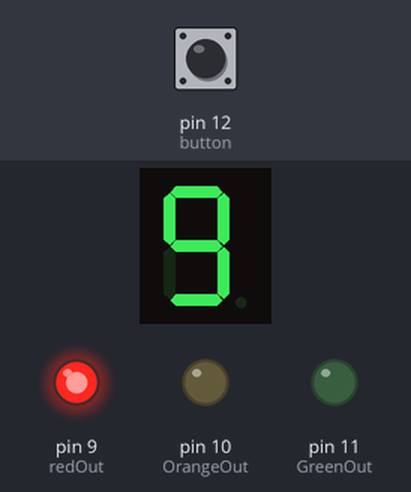
Bench run of a sketch on a simulated Arduino Uno, built with avr-gcc and run on an emulated ATmega328P. On the bench: 1-digit seven-segment display, output pins drawn as LEDs (lit = HIGH). Wiring (inferred from the names in the program): 1-digit 7-segment display, segments lit when HIGH: segments pin 2, pin 3, pin 4, pin 5, pin 6, pin 7, pin 8. The test bench sets the inputs (shaded band); at power-on: pin 12 (button) HIGH. The segment pins are drawn as the display they are named for; pins used as bus, display or sensor lines are not drawn.

Above: at 0.1 s.
At 5.1 s:
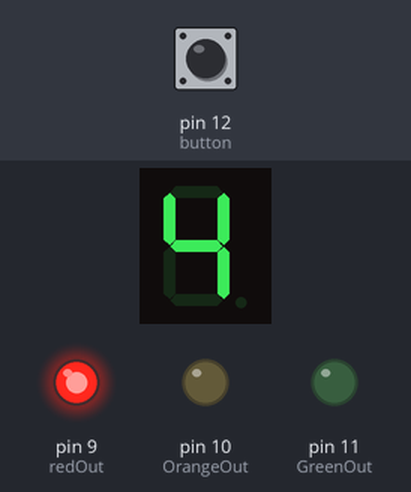
At 10.1 s:
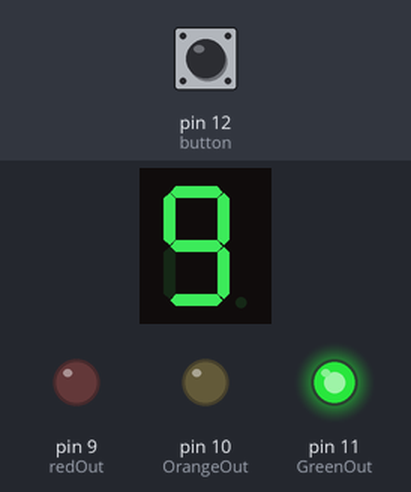
At 20.1 s:
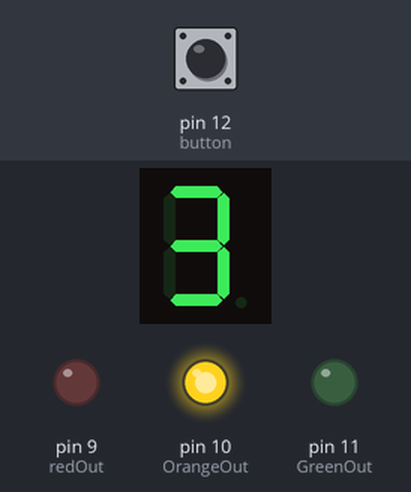
At 30.1 s:
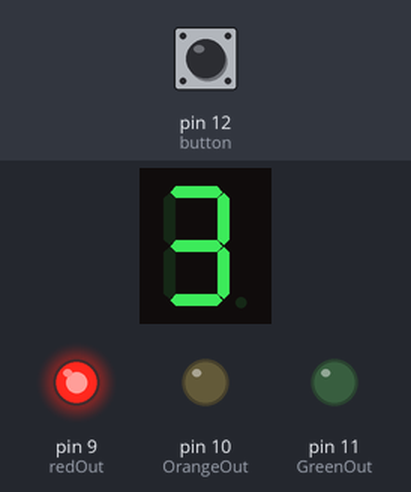
At 39.1 s:
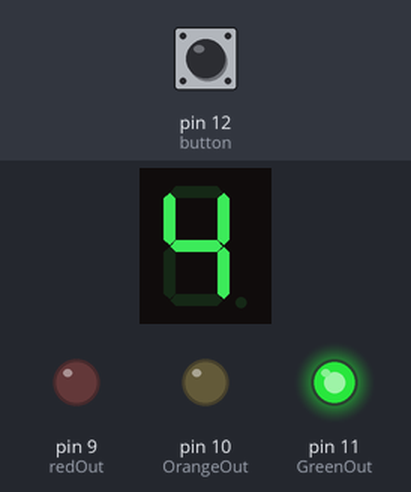
Timing chart, 0 to 40.0 s (numbered marks = the images above):
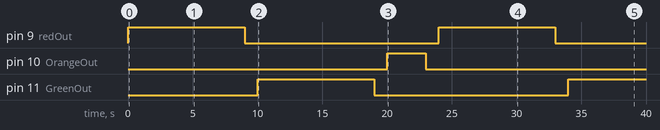

The sketch:

feux_tricolors.ino
```cpp
/*
*Make by Gamer_m2082
*Place file to feux_tricolors directorie
*For connect https://www.tinkercad.com/things/6xv5UWIi2CF-feux-tricolor-
* By: Commit and push 24/12/2023
*Merry Chrystmas (I'm French...)
*For arduino Uno R3
*/

#define a 2
#define b 3
#define c 4
#define d 5
#define e 6
#define f 7
#define g 8
#define button 12
#define timetoFinish 10000
#define timeToPass 1000
#define redOut 9
#define GreenOut 11
#define OrangeOut 10
#define TimeToStop 1000
#define TimeToPass 0
bool Redstate = true;

void setup() {
  pinMode(button,INPUT_PULLUP);
  pinMode(redOut, OUTPUT);
  pinMode(GreenOut, OUTPUT);
  pinMode(OrangeOut, OUTPUT);
  pinMode(a,OUTPUT);
  pinMode(b,OUTPUT);
  pinMode(c,OUTPUT);
  pinMode(d,OUTPUT);
  pinMode(e,OUTPUT);
  pinMode(f,OUTPUT);
  pinMode(g,OUTPUT);
}
  void Numbers1(){
  digitalWrite(b,1);
  digitalWrite(c,1);
  delay(TimeToStop);
  digitalWrite(b,0);
  digitalWrite(c,0);
  delay(TimeToPass);
};
void Numbers2(){
   digitalWrite(a,1);
  digitalWrite(b,1);
  digitalWrite(g,1);
  digitalWrite(e,1);
  digitalWrite(d,1);
  delay(TimeToStop);
  digitalWrite(a,0);
  digitalWrite(b,0);
  digitalWrite(g,0);
  digitalWrite(e,0);
  digitalWrite(d,0);
  delay(TimeToPass);

};
void Numbers3(){
   digitalWrite(a,1);
  digitalWrite(b,1);
  digitalWrite(c,1);
  digitalWrite(d,1);
  digitalWrite(g,1);
  delay(TimeToStop);
  digitalWrite(a,0);
  digitalWrite(g,0);
  digitalWrite(c,0);
  digitalWrite(b,0);
  digitalWrite(d,0);
  delay(TimeToPass);

};
void Numbers4(){
   digitalWrite(g,1);
  digitalWrite(b,1);
  digitalWrite(f,1);
  digitalWrite(c,1);
  delay(TimeToStop);
  digitalWrite(g,0);
  digitalWrite(b,0);
  digitalWrite(f,0);
  digitalWrite(c,0);
  delay(TimeToPass);

};
void Numbers5(){
    digitalWrite(a,1);
  digitalWrite(g,1);
  digitalWrite(f,1);
  digitalWrite(c,1);
  digitalWrite(d,1);
  delay(TimeToStop);
  digitalWrite(a,0);
  digitalWrite(g,0);
  digitalWrite(f,0);
  digitalWrite(c,0);
  digitalWrite(d,0);
  delay(TimeToPass);

};
void Numbers6(){
     digitalWrite(a,1);
  digitalWrite(g,1);
  digitalWrite(f,1);
  digitalWrite(c,1);
  digitalWrite(d,1);
  digitalWrite(e,1);
  delay(TimeToStop);
  digitalWrite(a,0);
  digitalWrite(g,0);
  digitalWrite(f,0);
  digitalWrite(c,0);
  digitalWrite(d,0);
  digitalWrite(e,0);
  delay(TimeToPass);

};
void Numbers7(){
  digitalWrite(b,1);
  digitalWrite(c,1);
  digitalWrite(a,1);
  delay(TimeToStop);
  digitalWrite(b,0);
  digitalWrite(c,0);
  digitalWrite(a,0);
  delay(TimeToPass);
};

void Numbers8(){

  digitalWrite(a,1);
  digitalWrite(b,1);
  digitalWrite(c,1);
  digitalWrite(d,1);
  digitalWrite(e,1);
  digitalWrite(f,1);
  digitalWrite(g,1);
  delay(TimeToStop);
  digitalWrite(a,0);
  digitalWrite(b,0);
  digitalWrite(c,0);
  digitalWrite(d,0);
  digitalWrite(e,0);
  digitalWrite(f,0);
  digitalWrite(g,0);
  delay(TimeToPass);
};
void Numbers9(){
   digitalWrite(a,1);
   digitalWrite(b,1);
  digitalWrite(g,1);
  digitalWrite(f,1);
  digitalWrite(c,1);
  digitalWrite(d,1);
  delay(TimeToStop);
  digitalWrite(a,0);
  digitalWrite(b,0);
  digitalWrite(g,0);
  digitalWrite(f,0);
  digitalWrite(c,0);
  digitalWrite(d,0);
  delay(TimeToPass);

};
void Numbers0(){
     digitalWrite(a,1);
  digitalWrite(b,1);
  digitalWrite(c,1);
  digitalWrite(d,1);
  digitalWrite(e,1);
  digitalWrite(g,1);
  delay(TimeToStop);
  digitalWrite(a,0);
  digitalWrite(b,0);
  digitalWrite(c,0);
  digitalWrite(d,0);
  digitalWrite(e,0);
  digitalWrite(g,0);
  delay(TimeToPass);
  }
  void red(){
    Redstate = true;
    // Red state
  digitalWrite(redOut, 1);
  Numbers9();
  Numbers8();
  Numbers7();
  Numbers6();
  Numbers5();
  Numbers4();
  Numbers3();
  Numbers2();
  Numbers1();
  digitalWrite(redOut, 0);
  delay(timeToPass);

  }
  void green(){ //Green state
  Redstate = false;
  digitalWrite(GreenOut, 1);
  Numbers9();
  Numbers8();
  Numbers7();
  Numbers6();
  Numbers5();
  Numbers4();
  Numbers3();
  Numbers2();
  Numbers1();
  digitalWrite(GreenOut, 0);
  delay(timeToPass);}
  void orange(){
  Redstate = true;
  digitalWrite(OrangeOut, 1);
  Numbers3();
  Numbers2();
  Numbers1();
  digitalWrite(OrangeOut, 0);
  delay(timeToPass);}

  void Red(){
    red();
    green();
    orange();
  }
  void passFunc(){
    Red();
    int PushState = digitalRead(button);
    if(PushState == 1){
      if(Redstate == true){
      }else{
        Red();
        }


    }
  }
void loop() {
  passFunc();
}
```

Measured:
- by itself, pin 9 (redOut): alternates HIGH for 9.0 s and LOW for 15.0 s
- by itself, pin 10 (OrangeOut): LOW → HIGH at 20.0 s, → LOW 3.0 s later
- by itself, pin 11 (GreenOut): LOW → HIGH at 10.0 s, → LOW 9.0 s later, → HIGH 15.0 s later
- what the display in image 1 shows lasts 1.0 s, from 5.0 s to 6.0 s
